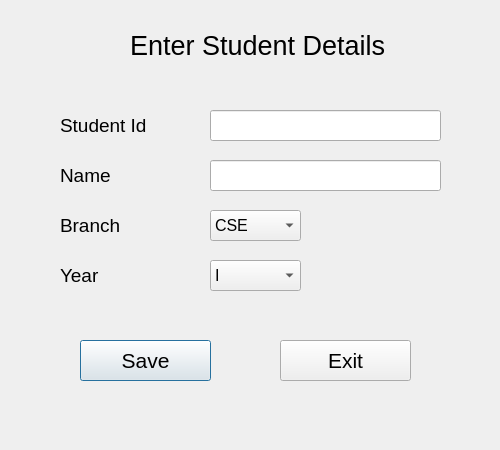
<?xml version="1.0" encoding="UTF-8"?>
<ui version="4.0">
 <class>Dialog</class>
 <widget class="QDialog" name="Dialog">
  <property name="geometry">
   <rect>
    <x>0</x>
    <y>0</y>
    <width>500</width>
    <height>450</height>
   </rect>
  </property>
  <property name="windowTitle">
   <string>Dialog</string>
  </property>
  <property name="styleSheet">
   <string notr="true">QDialog{
background-image: url(:/newPrefix/bg1.jpg);
}
QPushButton:hover{
background-color:lightgrey;
color:black;
}
</string>
  </property>
  <widget class="QLabel" name="label">
   <property name="geometry">
    <rect>
     <x>130</x>
     <y>30</y>
     <width>261</width>
     <height>31</height>
    </rect>
   </property>
   <property name="font">
    <font>
     <pointsize>20</pointsize>
    </font>
   </property>
   <property name="text">
    <string>Enter Student Details</string>
   </property>
  </widget>
  <widget class="QLabel" name="label_2">
   <property name="geometry">
    <rect>
     <x>60</x>
     <y>110</y>
     <width>111</width>
     <height>31</height>
    </rect>
   </property>
   <property name="font">
    <font>
     <pointsize>14</pointsize>
    </font>
   </property>
   <property name="text">
    <string>Student Id</string>
   </property>
  </widget>
  <widget class="QLabel" name="label_3">
   <property name="geometry">
    <rect>
     <x>60</x>
     <y>160</y>
     <width>91</width>
     <height>31</height>
    </rect>
   </property>
   <property name="font">
    <font>
     <pointsize>14</pointsize>
    </font>
   </property>
   <property name="text">
    <string>Name</string>
   </property>
  </widget>
  <widget class="QLabel" name="label_4">
   <property name="geometry">
    <rect>
     <x>60</x>
     <y>210</y>
     <width>91</width>
     <height>31</height>
    </rect>
   </property>
   <property name="font">
    <font>
     <pointsize>14</pointsize>
    </font>
   </property>
   <property name="text">
    <string>Branch</string>
   </property>
  </widget>
  <widget class="QLabel" name="label_5">
   <property name="geometry">
    <rect>
     <x>60</x>
     <y>260</y>
     <width>81</width>
     <height>31</height>
    </rect>
   </property>
   <property name="font">
    <font>
     <pointsize>14</pointsize>
    </font>
   </property>
   <property name="text">
    <string>Year</string>
   </property>
  </widget>
  <widget class="QComboBox" name="branch">
   <property name="geometry">
    <rect>
     <x>210</x>
     <y>210</y>
     <width>91</width>
     <height>31</height>
    </rect>
   </property>
   <property name="font">
    <font>
     <pointsize>12</pointsize>
     <weight>50</weight>
     <bold>false</bold>
    </font>
   </property>
   <item>
    <property name="text">
     <string>CSE</string>
    </property>
   </item>
   <item>
    <property name="text">
     <string>IT</string>
    </property>
   </item>
   <item>
    <property name="text">
     <string>ECE</string>
    </property>
   </item>
   <item>
    <property name="text">
     <string>CE</string>
    </property>
   </item>
   <item>
    <property name="text">
     <string>ME</string>
    </property>
   </item>
  </widget>
  <widget class="QLineEdit" name="sid">
   <property name="geometry">
    <rect>
     <x>210</x>
     <y>110</y>
     <width>231</width>
     <height>31</height>
    </rect>
   </property>
   <property name="font">
    <font>
     <pointsize>12</pointsize>
    </font>
   </property>
  </widget>
  <widget class="QLineEdit" name="n1">
   <property name="geometry">
    <rect>
     <x>210</x>
     <y>160</y>
     <width>231</width>
     <height>31</height>
    </rect>
   </property>
   <property name="font">
    <font>
     <pointsize>12</pointsize>
    </font>
   </property>
  </widget>
  <widget class="QComboBox" name="year">
   <property name="geometry">
    <rect>
     <x>210</x>
     <y>260</y>
     <width>91</width>
     <height>31</height>
    </rect>
   </property>
   <property name="font">
    <font>
     <pointsize>12</pointsize>
     <weight>50</weight>
     <bold>false</bold>
    </font>
   </property>
   <item>
    <property name="text">
     <string>I</string>
    </property>
   </item>
   <item>
    <property name="text">
     <string>II</string>
    </property>
   </item>
   <item>
    <property name="text">
     <string>III</string>
    </property>
   </item>
   <item>
    <property name="text">
     <string>IV</string>
    </property>
   </item>
  </widget>
  <widget class="QPushButton" name="s1">
   <property name="geometry">
    <rect>
     <x>80</x>
     <y>340</y>
     <width>131</width>
     <height>41</height>
    </rect>
   </property>
   <property name="font">
    <font>
     <pointsize>16</pointsize>
    </font>
   </property>
   <property name="text">
    <string>Save</string>
   </property>
  </widget>
  <widget class="QPushButton" name="e1">
   <property name="geometry">
    <rect>
     <x>280</x>
     <y>340</y>
     <width>131</width>
     <height>41</height>
    </rect>
   </property>
   <property name="font">
    <font>
     <pointsize>16</pointsize>
    </font>
   </property>
   <property name="text">
    <string>Exit</string>
   </property>
  </widget>
 </widget>
 <resources>
  <include location="bg1.qrc"/>
 </resources>
 <connections/>
</ui>
